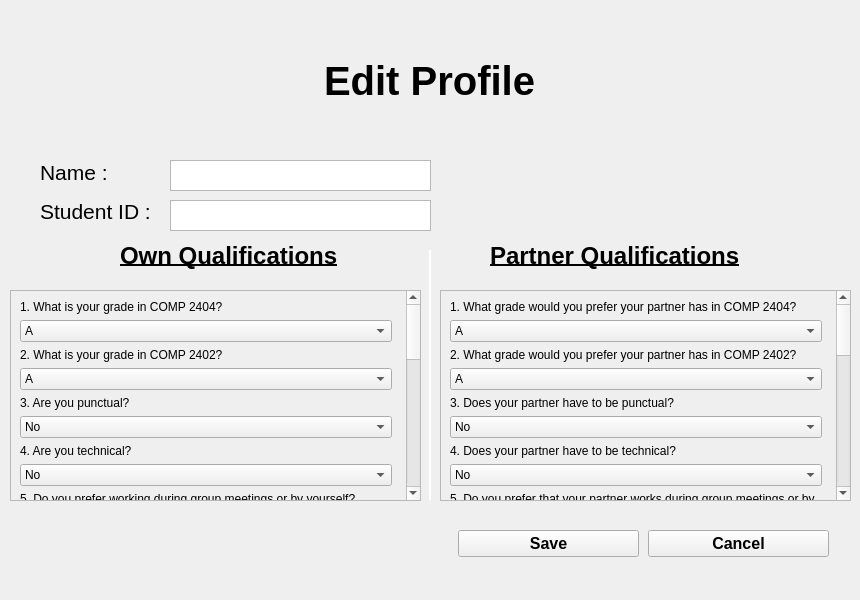
<?xml version="1.0" encoding="UTF-8"?>
<ui version="4.0">
 <class>EditProfilePage</class>
 <widget class="QWidget" name="EditProfilePage">
  <property name="geometry">
   <rect>
    <x>0</x>
    <y>0</y>
    <width>860</width>
    <height>600</height>
   </rect>
  </property>
  <property name="windowTitle">
   <string>Form</string>
  </property>
  <widget class="Line" name="line">
   <property name="geometry">
    <rect>
     <x>420</x>
     <y>250</y>
     <width>20</width>
     <height>251</height>
    </rect>
   </property>
   <property name="palette">
    <palette>
     <active>
      <colorrole role="WindowText">
       <brush brushstyle="SolidPattern">
        <color alpha="255">
         <red>255</red>
         <green>255</green>
         <blue>255</blue>
        </color>
       </brush>
      </colorrole>
      <colorrole role="Button">
       <brush brushstyle="SolidPattern">
        <color alpha="255">
         <red>255</red>
         <green>255</green>
         <blue>255</blue>
        </color>
       </brush>
      </colorrole>
      <colorrole role="Light">
       <brush brushstyle="SolidPattern">
        <color alpha="255">
         <red>255</red>
         <green>255</green>
         <blue>255</blue>
        </color>
       </brush>
      </colorrole>
      <colorrole role="Midlight">
       <brush brushstyle="SolidPattern">
        <color alpha="255">
         <red>255</red>
         <green>255</green>
         <blue>255</blue>
        </color>
       </brush>
      </colorrole>
      <colorrole role="Dark">
       <brush brushstyle="SolidPattern">
        <color alpha="255">
         <red>255</red>
         <green>255</green>
         <blue>255</blue>
        </color>
       </brush>
      </colorrole>
      <colorrole role="Mid">
       <brush brushstyle="SolidPattern">
        <color alpha="255">
         <red>255</red>
         <green>255</green>
         <blue>255</blue>
        </color>
       </brush>
      </colorrole>
      <colorrole role="Text">
       <brush brushstyle="SolidPattern">
        <color alpha="255">
         <red>255</red>
         <green>255</green>
         <blue>255</blue>
        </color>
       </brush>
      </colorrole>
      <colorrole role="BrightText">
       <brush brushstyle="SolidPattern">
        <color alpha="255">
         <red>255</red>
         <green>255</green>
         <blue>255</blue>
        </color>
       </brush>
      </colorrole>
      <colorrole role="ButtonText">
       <brush brushstyle="SolidPattern">
        <color alpha="255">
         <red>255</red>
         <green>255</green>
         <blue>255</blue>
        </color>
       </brush>
      </colorrole>
      <colorrole role="Base">
       <brush brushstyle="SolidPattern">
        <color alpha="255">
         <red>255</red>
         <green>255</green>
         <blue>255</blue>
        </color>
       </brush>
      </colorrole>
      <colorrole role="Window">
       <brush brushstyle="SolidPattern">
        <color alpha="255">
         <red>255</red>
         <green>255</green>
         <blue>255</blue>
        </color>
       </brush>
      </colorrole>
      <colorrole role="Shadow">
       <brush brushstyle="SolidPattern">
        <color alpha="255">
         <red>255</red>
         <green>255</green>
         <blue>255</blue>
        </color>
       </brush>
      </colorrole>
      <colorrole role="AlternateBase">
       <brush brushstyle="SolidPattern">
        <color alpha="255">
         <red>255</red>
         <green>255</green>
         <blue>255</blue>
        </color>
       </brush>
      </colorrole>
      <colorrole role="ToolTipBase">
       <brush brushstyle="SolidPattern">
        <color alpha="255">
         <red>255</red>
         <green>255</green>
         <blue>220</blue>
        </color>
       </brush>
      </colorrole>
      <colorrole role="ToolTipText">
       <brush brushstyle="SolidPattern">
        <color alpha="255">
         <red>255</red>
         <green>255</green>
         <blue>255</blue>
        </color>
       </brush>
      </colorrole>
     </active>
     <inactive>
      <colorrole role="WindowText">
       <brush brushstyle="SolidPattern">
        <color alpha="255">
         <red>255</red>
         <green>255</green>
         <blue>255</blue>
        </color>
       </brush>
      </colorrole>
      <colorrole role="Button">
       <brush brushstyle="SolidPattern">
        <color alpha="255">
         <red>255</red>
         <green>255</green>
         <blue>255</blue>
        </color>
       </brush>
      </colorrole>
      <colorrole role="Light">
       <brush brushstyle="SolidPattern">
        <color alpha="255">
         <red>255</red>
         <green>255</green>
         <blue>255</blue>
        </color>
       </brush>
      </colorrole>
      <colorrole role="Midlight">
       <brush brushstyle="SolidPattern">
        <color alpha="255">
         <red>255</red>
         <green>255</green>
         <blue>255</blue>
        </color>
       </brush>
      </colorrole>
      <colorrole role="Dark">
       <brush brushstyle="SolidPattern">
        <color alpha="255">
         <red>255</red>
         <green>255</green>
         <blue>255</blue>
        </color>
       </brush>
      </colorrole>
      <colorrole role="Mid">
       <brush brushstyle="SolidPattern">
        <color alpha="255">
         <red>255</red>
         <green>255</green>
         <blue>255</blue>
        </color>
       </brush>
      </colorrole>
      <colorrole role="Text">
       <brush brushstyle="SolidPattern">
        <color alpha="255">
         <red>255</red>
         <green>255</green>
         <blue>255</blue>
        </color>
       </brush>
      </colorrole>
      <colorrole role="BrightText">
       <brush brushstyle="SolidPattern">
        <color alpha="255">
         <red>255</red>
         <green>255</green>
         <blue>255</blue>
        </color>
       </brush>
      </colorrole>
      <colorrole role="ButtonText">
       <brush brushstyle="SolidPattern">
        <color alpha="255">
         <red>255</red>
         <green>255</green>
         <blue>255</blue>
        </color>
       </brush>
      </colorrole>
      <colorrole role="Base">
       <brush brushstyle="SolidPattern">
        <color alpha="255">
         <red>255</red>
         <green>255</green>
         <blue>255</blue>
        </color>
       </brush>
      </colorrole>
      <colorrole role="Window">
       <brush brushstyle="SolidPattern">
        <color alpha="255">
         <red>255</red>
         <green>255</green>
         <blue>255</blue>
        </color>
       </brush>
      </colorrole>
      <colorrole role="Shadow">
       <brush brushstyle="SolidPattern">
        <color alpha="255">
         <red>255</red>
         <green>255</green>
         <blue>255</blue>
        </color>
       </brush>
      </colorrole>
      <colorrole role="AlternateBase">
       <brush brushstyle="SolidPattern">
        <color alpha="255">
         <red>255</red>
         <green>255</green>
         <blue>255</blue>
        </color>
       </brush>
      </colorrole>
      <colorrole role="ToolTipBase">
       <brush brushstyle="SolidPattern">
        <color alpha="255">
         <red>255</red>
         <green>255</green>
         <blue>220</blue>
        </color>
       </brush>
      </colorrole>
      <colorrole role="ToolTipText">
       <brush brushstyle="SolidPattern">
        <color alpha="255">
         <red>255</red>
         <green>255</green>
         <blue>255</blue>
        </color>
       </brush>
      </colorrole>
     </inactive>
     <disabled>
      <colorrole role="WindowText">
       <brush brushstyle="SolidPattern">
        <color alpha="255">
         <red>255</red>
         <green>255</green>
         <blue>255</blue>
        </color>
       </brush>
      </colorrole>
      <colorrole role="Button">
       <brush brushstyle="SolidPattern">
        <color alpha="255">
         <red>255</red>
         <green>255</green>
         <blue>255</blue>
        </color>
       </brush>
      </colorrole>
      <colorrole role="Light">
       <brush brushstyle="SolidPattern">
        <color alpha="255">
         <red>255</red>
         <green>255</green>
         <blue>255</blue>
        </color>
       </brush>
      </colorrole>
      <colorrole role="Midlight">
       <brush brushstyle="SolidPattern">
        <color alpha="255">
         <red>255</red>
         <green>255</green>
         <blue>255</blue>
        </color>
       </brush>
      </colorrole>
      <colorrole role="Dark">
       <brush brushstyle="SolidPattern">
        <color alpha="255">
         <red>255</red>
         <green>255</green>
         <blue>255</blue>
        </color>
       </brush>
      </colorrole>
      <colorrole role="Mid">
       <brush brushstyle="SolidPattern">
        <color alpha="255">
         <red>255</red>
         <green>255</green>
         <blue>255</blue>
        </color>
       </brush>
      </colorrole>
      <colorrole role="Text">
       <brush brushstyle="SolidPattern">
        <color alpha="255">
         <red>255</red>
         <green>255</green>
         <blue>255</blue>
        </color>
       </brush>
      </colorrole>
      <colorrole role="BrightText">
       <brush brushstyle="SolidPattern">
        <color alpha="255">
         <red>255</red>
         <green>255</green>
         <blue>255</blue>
        </color>
       </brush>
      </colorrole>
      <colorrole role="ButtonText">
       <brush brushstyle="SolidPattern">
        <color alpha="255">
         <red>255</red>
         <green>255</green>
         <blue>255</blue>
        </color>
       </brush>
      </colorrole>
      <colorrole role="Base">
       <brush brushstyle="SolidPattern">
        <color alpha="255">
         <red>255</red>
         <green>255</green>
         <blue>255</blue>
        </color>
       </brush>
      </colorrole>
      <colorrole role="Window">
       <brush brushstyle="SolidPattern">
        <color alpha="255">
         <red>255</red>
         <green>255</green>
         <blue>255</blue>
        </color>
       </brush>
      </colorrole>
      <colorrole role="Shadow">
       <brush brushstyle="SolidPattern">
        <color alpha="255">
         <red>255</red>
         <green>255</green>
         <blue>255</blue>
        </color>
       </brush>
      </colorrole>
      <colorrole role="AlternateBase">
       <brush brushstyle="SolidPattern">
        <color alpha="255">
         <red>255</red>
         <green>255</green>
         <blue>255</blue>
        </color>
       </brush>
      </colorrole>
      <colorrole role="ToolTipBase">
       <brush brushstyle="SolidPattern">
        <color alpha="255">
         <red>255</red>
         <green>255</green>
         <blue>220</blue>
        </color>
       </brush>
      </colorrole>
      <colorrole role="ToolTipText">
       <brush brushstyle="SolidPattern">
        <color alpha="255">
         <red>255</red>
         <green>255</green>
         <blue>255</blue>
        </color>
       </brush>
      </colorrole>
     </disabled>
    </palette>
   </property>
   <property name="orientation">
    <enum>Qt::Vertical</enum>
   </property>
  </widget>
  <widget class="QScrollArea" name="scrollArea_2">
   <property name="geometry">
    <rect>
     <x>10</x>
     <y>290</y>
     <width>411</width>
     <height>211</height>
    </rect>
   </property>
   <property name="widgetResizable">
    <bool>true</bool>
   </property>
   <widget class="QWidget" name="scrollAreaWidgetContents_2">
    <property name="geometry">
     <rect>
      <x>0</x>
      <y>0</y>
      <width>390</width>
      <height>859</height>
     </rect>
    </property>
    <property name="maximumSize">
     <size>
      <width>390</width>
      <height>16777215</height>
     </size>
    </property>
    <layout class="QVBoxLayout" name="verticalLayout">
     <item>
      <widget class="QLabel" name="label_24">
       <property name="text">
        <string>1. What is your grade in COMP 2404?</string>
       </property>
       <property name="wordWrap">
        <bool>true</bool>
       </property>
      </widget>
     </item>
     <item>
      <widget class="QComboBox" name="own">
       <item>
        <property name="text">
         <string>A</string>
        </property>
       </item>
       <item>
        <property name="text">
         <string>B</string>
        </property>
       </item>
       <item>
        <property name="text">
         <string>C</string>
        </property>
       </item>
       <item>
        <property name="text">
         <string>D</string>
        </property>
       </item>
      </widget>
     </item>
     <item>
      <widget class="QLabel" name="label_26">
       <property name="text">
        <string>2. What is your grade in COMP 2402?</string>
       </property>
       <property name="wordWrap">
        <bool>true</bool>
       </property>
      </widget>
     </item>
     <item>
      <widget class="QComboBox" name="own_2">
       <item>
        <property name="text">
         <string>A</string>
        </property>
       </item>
       <item>
        <property name="text">
         <string>B</string>
        </property>
       </item>
       <item>
        <property name="text">
         <string>C</string>
        </property>
       </item>
       <item>
        <property name="text">
         <string>D</string>
        </property>
       </item>
      </widget>
     </item>
     <item>
      <widget class="QLabel" name="label_33">
       <property name="text">
        <string>3. Are you punctual?</string>
       </property>
       <property name="wordWrap">
        <bool>true</bool>
       </property>
      </widget>
     </item>
     <item>
      <widget class="QComboBox" name="own_3">
       <item>
        <property name="text">
         <string>No</string>
        </property>
       </item>
       <item>
        <property name="text">
         <string>Yes</string>
        </property>
       </item>
      </widget>
     </item>
     <item>
      <widget class="QLabel" name="label_36">
       <property name="text">
        <string>4. Are you technical?</string>
       </property>
       <property name="wordWrap">
        <bool>true</bool>
       </property>
      </widget>
     </item>
     <item>
      <widget class="QComboBox" name="own_4">
       <item>
        <property name="text">
         <string>No</string>
        </property>
       </item>
       <item>
        <property name="text">
         <string>Yes</string>
        </property>
       </item>
      </widget>
     </item>
     <item>
      <widget class="QLabel" name="label_35">
       <property name="text">
        <string>5. Do you prefer working during group meetings or by yourself?</string>
       </property>
       <property name="wordWrap">
        <bool>true</bool>
       </property>
      </widget>
     </item>
     <item>
      <widget class="QComboBox" name="own_5">
       <item>
        <property name="text">
         <string>By myself</string>
        </property>
       </item>
       <item>
        <property name="text">
         <string>Sometimes by myself and sometimes with the gorup</string>
        </property>
       </item>
       <item>
        <property name="text">
         <string>With the group</string>
        </property>
       </item>
      </widget>
     </item>
     <item>
      <widget class="QLabel" name="label_34">
       <property name="text">
        <string>6. How many hours per week do you usually dedicate for school work?</string>
       </property>
       <property name="wordWrap">
        <bool>true</bool>
       </property>
      </widget>
     </item>
     <item>
      <widget class="QComboBox" name="own_6">
       <item>
        <property name="text">
         <string>1-3 hours per week</string>
        </property>
       </item>
       <item>
        <property name="text">
         <string>4-7 hours per week</string>
        </property>
       </item>
       <item>
        <property name="text">
         <string>8 or more hours per week</string>
        </property>
       </item>
      </widget>
     </item>
     <item>
      <widget class="QLabel" name="label_37">
       <property name="text">
        <string>7. How flexible are you in handling emergency situations (e.g. doing other team member's work in case of emergency)?</string>
       </property>
       <property name="wordWrap">
        <bool>true</bool>
       </property>
      </widget>
     </item>
     <item>
      <widget class="QComboBox" name="own_7">
       <item>
        <property name="text">
         <string>Very inflexible</string>
        </property>
       </item>
       <item>
        <property name="text">
         <string>Somewhat inflexible</string>
        </property>
       </item>
       <item>
        <property name="text">
         <string>Neither flexible nor inflexible</string>
        </property>
       </item>
       <item>
        <property name="text">
         <string>Somewhat flexible</string>
        </property>
       </item>
       <item>
        <property name="text">
         <string>Very flexible</string>
        </property>
       </item>
      </widget>
     </item>
     <item>
      <widget class="QLabel" name="label_38">
       <property name="text">
        <string>8. What grade are you aiming for in this course?</string>
       </property>
       <property name="wordWrap">
        <bool>true</bool>
       </property>
      </widget>
     </item>
     <item>
      <widget class="QComboBox" name="own_8">
       <item>
        <property name="text">
         <string>A</string>
        </property>
       </item>
       <item>
        <property name="text">
         <string>B</string>
        </property>
       </item>
       <item>
        <property name="text">
         <string>C</string>
        </property>
       </item>
       <item>
        <property name="text">
         <string>D</string>
        </property>
       </item>
      </widget>
     </item>
     <item>
      <widget class="QLabel" name="label_39">
       <property name="text">
        <string>9. During group meetings, how strict are you when it comes to discussion topics? (i.e. is it alright to discuss nonrelated project topics?)</string>
       </property>
       <property name="wordWrap">
        <bool>true</bool>
       </property>
      </widget>
     </item>
     <item>
      <widget class="QComboBox" name="own_9">
       <item>
        <property name="text">
         <string>Not at all strict</string>
        </property>
       </item>
       <item>
        <property name="text">
         <string>Somewhat strict</string>
        </property>
       </item>
       <item>
        <property name="text">
         <string>Very strict</string>
        </property>
       </item>
      </widget>
     </item>
     <item>
      <widget class="QLabel" name="label_40">
       <property name="text">
        <string>10. Would you prefer being a group leader?</string>
       </property>
       <property name="wordWrap">
        <bool>true</bool>
       </property>
      </widget>
     </item>
     <item>
      <widget class="QComboBox" name="own_10">
       <item>
        <property name="text">
         <string>No</string>
        </property>
       </item>
       <item>
        <property name="text">
         <string>Yes</string>
        </property>
       </item>
      </widget>
     </item>
     <item>
      <widget class="QLabel" name="label_41">
       <property name="text">
        <string>11. Would you mind meeting with the group on weekends?</string>
       </property>
       <property name="wordWrap">
        <bool>true</bool>
       </property>
      </widget>
     </item>
     <item>
      <widget class="QComboBox" name="own_11">
       <item>
        <property name="text">
         <string>No</string>
        </property>
       </item>
       <item>
        <property name="text">
         <string>Yes</string>
        </property>
       </item>
      </widget>
     </item>
     <item>
      <widget class="QLabel" name="label_42">
       <property name="text">
        <string>12. How many courses are you currently taking?</string>
       </property>
       <property name="wordWrap">
        <bool>true</bool>
       </property>
      </widget>
     </item>
     <item>
      <widget class="QComboBox" name="own_12">
       <item>
        <property name="text">
         <string>1</string>
        </property>
       </item>
       <item>
        <property name="text">
         <string>2</string>
        </property>
       </item>
       <item>
        <property name="text">
         <string>3</string>
        </property>
       </item>
       <item>
        <property name="text">
         <string>4</string>
        </property>
       </item>
       <item>
        <property name="text">
         <string>5 or more</string>
        </property>
       </item>
      </widget>
     </item>
     <item>
      <widget class="QLabel" name="label_43">
       <property name="text">
        <string>13. How many personal projects have you worked on?</string>
       </property>
       <property name="wordWrap">
        <bool>true</bool>
       </property>
      </widget>
     </item>
     <item>
      <widget class="QComboBox" name="own_13">
       <item>
        <property name="text">
         <string>3 or less</string>
        </property>
       </item>
       <item>
        <property name="text">
         <string>more than 3</string>
        </property>
       </item>
      </widget>
     </item>
    </layout>
   </widget>
  </widget>
  <widget class="QPushButton" name="pushButton">
   <property name="geometry">
    <rect>
     <x>458</x>
     <y>530</y>
     <width>181</width>
     <height>27</height>
    </rect>
   </property>
   <property name="font">
    <font>
     <pointsize>12</pointsize>
     <weight>75</weight>
     <bold>true</bold>
    </font>
   </property>
   <property name="text">
    <string>Save</string>
   </property>
  </widget>
  <widget class="QPushButton" name="pushButton_2">
   <property name="geometry">
    <rect>
     <x>648</x>
     <y>530</y>
     <width>181</width>
     <height>27</height>
    </rect>
   </property>
   <property name="font">
    <font>
     <pointsize>12</pointsize>
     <weight>75</weight>
     <bold>true</bold>
    </font>
   </property>
   <property name="text">
    <string>Cancel</string>
   </property>
  </widget>
  <widget class="QScrollArea" name="scrollArea_3">
   <property name="geometry">
    <rect>
     <x>440</x>
     <y>290</y>
     <width>411</width>
     <height>211</height>
    </rect>
   </property>
   <property name="horizontalScrollBarPolicy">
    <enum>Qt::ScrollBarAsNeeded</enum>
   </property>
   <property name="widgetResizable">
    <bool>true</bool>
   </property>
   <widget class="QWidget" name="scrollAreaWidgetContents_3">
    <property name="geometry">
     <rect>
      <x>0</x>
      <y>0</y>
      <width>390</width>
      <height>927</height>
     </rect>
    </property>
    <property name="maximumSize">
     <size>
      <width>390</width>
      <height>16777215</height>
     </size>
    </property>
    <layout class="QVBoxLayout" name="verticalLayout_2">
     <item>
      <widget class="QLabel" name="label_25">
       <property name="text">
        <string>1. What grade would you prefer your partner has in COMP 2404?</string>
       </property>
       <property name="wordWrap">
        <bool>true</bool>
       </property>
      </widget>
     </item>
     <item>
      <widget class="QComboBox" name="partner">
       <item>
        <property name="text">
         <string>A</string>
        </property>
       </item>
       <item>
        <property name="text">
         <string>B</string>
        </property>
       </item>
       <item>
        <property name="text">
         <string>C</string>
        </property>
       </item>
       <item>
        <property name="text">
         <string>D</string>
        </property>
       </item>
      </widget>
     </item>
     <item>
      <widget class="QLabel" name="label_27">
       <property name="text">
        <string>2. What grade would you prefer your partner has in COMP 2402?</string>
       </property>
       <property name="wordWrap">
        <bool>true</bool>
       </property>
      </widget>
     </item>
     <item>
      <widget class="QComboBox" name="partner_2">
       <item>
        <property name="text">
         <string>A</string>
        </property>
       </item>
       <item>
        <property name="text">
         <string>B</string>
        </property>
       </item>
       <item>
        <property name="text">
         <string>C</string>
        </property>
       </item>
       <item>
        <property name="text">
         <string>D</string>
        </property>
       </item>
      </widget>
     </item>
     <item>
      <widget class="QLabel" name="label_44">
       <property name="text">
        <string>3. Does your partner have to be punctual?</string>
       </property>
       <property name="wordWrap">
        <bool>true</bool>
       </property>
      </widget>
     </item>
     <item>
      <widget class="QComboBox" name="partner_3">
       <item>
        <property name="text">
         <string>No</string>
        </property>
       </item>
       <item>
        <property name="text">
         <string>Yes</string>
        </property>
       </item>
      </widget>
     </item>
     <item>
      <widget class="QLabel" name="label_45">
       <property name="text">
        <string>4. Does your partner have to be technical?</string>
       </property>
       <property name="wordWrap">
        <bool>true</bool>
       </property>
      </widget>
     </item>
     <item>
      <widget class="QComboBox" name="partner_4">
       <item>
        <property name="text">
         <string>No</string>
        </property>
       </item>
       <item>
        <property name="text">
         <string>Yes</string>
        </property>
       </item>
      </widget>
     </item>
     <item>
      <widget class="QLabel" name="label_46">
       <property name="text">
        <string>5. Do you prefer that your partner works during group meetings or by themselves?</string>
       </property>
       <property name="wordWrap">
        <bool>true</bool>
       </property>
      </widget>
     </item>
     <item>
      <widget class="QComboBox" name="partner_5">
       <item>
        <property name="text">
         <string>By themselves</string>
        </property>
       </item>
       <item>
        <property name="text">
         <string>Sometimes by  themselves and sometimes with the gorup</string>
        </property>
       </item>
       <item>
        <property name="text">
         <string>With the group</string>
        </property>
       </item>
      </widget>
     </item>
     <item>
      <widget class="QLabel" name="label_47">
       <property name="text">
        <string>6. How many hours per week do you prefer that your partner dedicates for school work?</string>
       </property>
       <property name="wordWrap">
        <bool>true</bool>
       </property>
      </widget>
     </item>
     <item>
      <widget class="QComboBox" name="partner_6">
       <item>
        <property name="text">
         <string>1-3 hours per week</string>
        </property>
       </item>
       <item>
        <property name="text">
         <string>4-7 hours per week</string>
        </property>
       </item>
       <item>
        <property name="text">
         <string>8 or more hours per week</string>
        </property>
       </item>
      </widget>
     </item>
     <item>
      <widget class="QLabel" name="label_48">
       <property name="text">
        <string>7. How flexible should your partner be in handling emergency situations?</string>
       </property>
       <property name="wordWrap">
        <bool>true</bool>
       </property>
      </widget>
     </item>
     <item>
      <widget class="QComboBox" name="partner_7">
       <item>
        <property name="text">
         <string>Very inflexible</string>
        </property>
       </item>
       <item>
        <property name="text">
         <string>Somewhat inflexible</string>
        </property>
       </item>
       <item>
        <property name="text">
         <string>Neither flexible nor inflexible</string>
        </property>
       </item>
       <item>
        <property name="text">
         <string>Somewhat flexible</string>
        </property>
       </item>
       <item>
        <property name="text">
         <string>Very flexible</string>
        </property>
       </item>
      </widget>
     </item>
     <item>
      <widget class="QLabel" name="label_49">
       <property name="text">
        <string>8. What is the minimum grade that you prefer your partner to be aiming for in this course?</string>
       </property>
       <property name="wordWrap">
        <bool>true</bool>
       </property>
      </widget>
     </item>
     <item>
      <widget class="QComboBox" name="partner_8">
       <item>
        <property name="text">
         <string>A</string>
        </property>
       </item>
       <item>
        <property name="text">
         <string>B</string>
        </property>
       </item>
       <item>
        <property name="text">
         <string>C</string>
        </property>
       </item>
       <item>
        <property name="text">
         <string>D</string>
        </property>
       </item>
      </widget>
     </item>
     <item>
      <widget class="QLabel" name="label_50">
       <property name="text">
        <string>9. During group meetings, how strict should your partner be when it comes to discussion topics?</string>
       </property>
       <property name="wordWrap">
        <bool>true</bool>
       </property>
      </widget>
     </item>
     <item>
      <widget class="QComboBox" name="partner_9">
       <item>
        <property name="text">
         <string>Not at all strict</string>
        </property>
       </item>
       <item>
        <property name="text">
         <string>Somewhat strict</string>
        </property>
       </item>
       <item>
        <property name="text">
         <string>Very strict</string>
        </property>
       </item>
      </widget>
     </item>
     <item>
      <widget class="QLabel" name="label_51">
       <property name="text">
        <string>10. Would you prefer that your partner takes group leadership?</string>
       </property>
       <property name="wordWrap">
        <bool>true</bool>
       </property>
      </widget>
     </item>
     <item>
      <widget class="QComboBox" name="partner_10">
       <item>
        <property name="text">
         <string>No</string>
        </property>
       </item>
       <item>
        <property name="text">
         <string>Yes</string>
        </property>
       </item>
      </widget>
     </item>
     <item>
      <widget class="QLabel" name="label_52">
       <property name="text">
        <string>11. Would you prefer that your partner is capable of meeting on weekends?</string>
       </property>
       <property name="wordWrap">
        <bool>true</bool>
       </property>
      </widget>
     </item>
     <item>
      <widget class="QComboBox" name="partner_11">
       <item>
        <property name="text">
         <string>No</string>
        </property>
       </item>
       <item>
        <property name="text">
         <string>Yes</string>
        </property>
       </item>
      </widget>
     </item>
     <item>
      <widget class="QLabel" name="label_53">
       <property name="text">
        <string>12. How many courses would you prefer that your partner is currently taking?</string>
       </property>
       <property name="wordWrap">
        <bool>true</bool>
       </property>
      </widget>
     </item>
     <item>
      <widget class="QComboBox" name="partner_12">
       <item>
        <property name="text">
         <string>1</string>
        </property>
       </item>
       <item>
        <property name="text">
         <string>2</string>
        </property>
       </item>
       <item>
        <property name="text">
         <string>3</string>
        </property>
       </item>
       <item>
        <property name="text">
         <string>4</string>
        </property>
       </item>
       <item>
        <property name="text">
         <string>5 or more</string>
        </property>
       </item>
      </widget>
     </item>
     <item>
      <widget class="QLabel" name="label_54">
       <property name="text">
        <string>13. How many personal projects do you prefer your partner has worked on?</string>
       </property>
       <property name="wordWrap">
        <bool>true</bool>
       </property>
      </widget>
     </item>
     <item>
      <widget class="QComboBox" name="partner_13">
       <item>
        <property name="text">
         <string>3 or less</string>
        </property>
       </item>
       <item>
        <property name="text">
         <string>more than 3</string>
        </property>
       </item>
      </widget>
     </item>
    </layout>
   </widget>
  </widget>
  <widget class="QWidget" name="verticalLayoutWidget_2">
   <property name="geometry">
    <rect>
     <x>10</x>
     <y>10</y>
     <width>841</width>
     <height>141</height>
    </rect>
   </property>
   <layout class="QVBoxLayout" name="verticalLayout_3">
    <item alignment="Qt::AlignHCenter">
     <widget class="QLabel" name="label_5">
      <property name="font">
       <font>
        <pointsize>30</pointsize>
        <weight>75</weight>
        <bold>true</bold>
       </font>
      </property>
      <property name="text">
       <string>Edit Profile</string>
      </property>
     </widget>
    </item>
   </layout>
  </widget>
  <widget class="QLabel" name="label_3">
   <property name="geometry">
    <rect>
     <x>120</x>
     <y>240</y>
     <width>221</width>
     <height>31</height>
    </rect>
   </property>
   <property name="font">
    <font>
     <pointsize>18</pointsize>
     <weight>75</weight>
     <bold>true</bold>
     <underline>true</underline>
    </font>
   </property>
   <property name="text">
    <string>Own Qualifications</string>
   </property>
  </widget>
  <widget class="QLabel" name="label_4">
   <property name="geometry">
    <rect>
     <x>490</x>
     <y>240</y>
     <width>261</width>
     <height>31</height>
    </rect>
   </property>
   <property name="font">
    <font>
     <pointsize>18</pointsize>
     <weight>75</weight>
     <bold>true</bold>
     <underline>true</underline>
    </font>
   </property>
   <property name="text">
    <string>Partner Qualifications</string>
   </property>
  </widget>
  <widget class="QLabel" name="studentIdLabel">
   <property name="geometry">
    <rect>
     <x>40</x>
     <y>200</y>
     <width>112</width>
     <height>22</height>
    </rect>
   </property>
   <property name="font">
    <font>
     <pointsize>16</pointsize>
    </font>
   </property>
   <property name="text">
    <string>Student ID :</string>
   </property>
  </widget>
  <widget class="QTextEdit" name="nameTextEdit">
   <property name="geometry">
    <rect>
     <x>170</x>
     <y>160</y>
     <width>261</width>
     <height>31</height>
    </rect>
   </property>
  </widget>
  <widget class="QLabel" name="nameLabel">
   <property name="geometry">
    <rect>
     <x>40</x>
     <y>160</y>
     <width>67</width>
     <height>24</height>
    </rect>
   </property>
   <property name="font">
    <font>
     <pointsize>16</pointsize>
    </font>
   </property>
   <property name="text">
    <string>Name :</string>
   </property>
  </widget>
  <widget class="QTextEdit" name="studentIDTextEdit">
   <property name="geometry">
    <rect>
     <x>170</x>
     <y>200</y>
     <width>261</width>
     <height>31</height>
    </rect>
   </property>
  </widget>
  <widget class="QLabel" name="errorLabel">
   <property name="geometry">
    <rect>
     <x>170</x>
     <y>140</y>
     <width>311</width>
     <height>20</height>
    </rect>
   </property>
   <property name="palette">
    <palette>
     <active>
      <colorrole role="WindowText">
       <brush brushstyle="SolidPattern">
        <color alpha="255">
         <red>170</red>
         <green>0</green>
         <blue>0</blue>
        </color>
       </brush>
      </colorrole>
      <colorrole role="Button">
       <brush brushstyle="SolidPattern">
        <color alpha="255">
         <red>181</red>
         <green>7</green>
         <blue>10</blue>
        </color>
       </brush>
      </colorrole>
      <colorrole role="Light">
       <brush brushstyle="SolidPattern">
        <color alpha="255">
         <red>255</red>
         <green>26</green>
         <blue>30</blue>
        </color>
       </brush>
      </colorrole>
      <colorrole role="Midlight">
       <brush brushstyle="SolidPattern">
        <color alpha="255">
         <red>218</red>
         <green>16</green>
         <blue>20</blue>
        </color>
       </brush>
      </colorrole>
      <colorrole role="Dark">
       <brush brushstyle="SolidPattern">
        <color alpha="255">
         <red>90</red>
         <green>3</green>
         <blue>5</blue>
        </color>
       </brush>
      </colorrole>
      <colorrole role="Mid">
       <brush brushstyle="SolidPattern">
        <color alpha="255">
         <red>121</red>
         <green>4</green>
         <blue>6</blue>
        </color>
       </brush>
      </colorrole>
      <colorrole role="Text">
       <brush brushstyle="SolidPattern">
        <color alpha="255">
         <red>170</red>
         <green>0</green>
         <blue>0</blue>
        </color>
       </brush>
      </colorrole>
      <colorrole role="BrightText">
       <brush brushstyle="SolidPattern">
        <color alpha="255">
         <red>255</red>
         <green>255</green>
         <blue>255</blue>
        </color>
       </brush>
      </colorrole>
      <colorrole role="ButtonText">
       <brush brushstyle="SolidPattern">
        <color alpha="255">
         <red>0</red>
         <green>0</green>
         <blue>0</blue>
        </color>
       </brush>
      </colorrole>
      <colorrole role="Base">
       <brush brushstyle="SolidPattern">
        <color alpha="255">
         <red>255</red>
         <green>255</green>
         <blue>255</blue>
        </color>
       </brush>
      </colorrole>
      <colorrole role="Window">
       <brush brushstyle="SolidPattern">
        <color alpha="255">
         <red>181</red>
         <green>7</green>
         <blue>10</blue>
        </color>
       </brush>
      </colorrole>
      <colorrole role="Shadow">
       <brush brushstyle="SolidPattern">
        <color alpha="255">
         <red>0</red>
         <green>0</green>
         <blue>0</blue>
        </color>
       </brush>
      </colorrole>
      <colorrole role="AlternateBase">
       <brush brushstyle="SolidPattern">
        <color alpha="255">
         <red>218</red>
         <green>131</green>
         <blue>132</blue>
        </color>
       </brush>
      </colorrole>
      <colorrole role="ToolTipBase">
       <brush brushstyle="SolidPattern">
        <color alpha="255">
         <red>255</red>
         <green>255</green>
         <blue>220</blue>
        </color>
       </brush>
      </colorrole>
      <colorrole role="ToolTipText">
       <brush brushstyle="SolidPattern">
        <color alpha="255">
         <red>0</red>
         <green>0</green>
         <blue>0</blue>
        </color>
       </brush>
      </colorrole>
     </active>
     <inactive>
      <colorrole role="WindowText">
       <brush brushstyle="SolidPattern">
        <color alpha="255">
         <red>170</red>
         <green>0</green>
         <blue>0</blue>
        </color>
       </brush>
      </colorrole>
      <colorrole role="Button">
       <brush brushstyle="SolidPattern">
        <color alpha="255">
         <red>181</red>
         <green>7</green>
         <blue>10</blue>
        </color>
       </brush>
      </colorrole>
      <colorrole role="Light">
       <brush brushstyle="SolidPattern">
        <color alpha="255">
         <red>255</red>
         <green>26</green>
         <blue>30</blue>
        </color>
       </brush>
      </colorrole>
      <colorrole role="Midlight">
       <brush brushstyle="SolidPattern">
        <color alpha="255">
         <red>218</red>
         <green>16</green>
         <blue>20</blue>
        </color>
       </brush>
      </colorrole>
      <colorrole role="Dark">
       <brush brushstyle="SolidPattern">
        <color alpha="255">
         <red>90</red>
         <green>3</green>
         <blue>5</blue>
        </color>
       </brush>
      </colorrole>
      <colorrole role="Mid">
       <brush brushstyle="SolidPattern">
        <color alpha="255">
         <red>121</red>
         <green>4</green>
         <blue>6</blue>
        </color>
       </brush>
      </colorrole>
      <colorrole role="Text">
       <brush brushstyle="SolidPattern">
        <color alpha="255">
         <red>170</red>
         <green>0</green>
         <blue>0</blue>
        </color>
       </brush>
      </colorrole>
      <colorrole role="BrightText">
       <brush brushstyle="SolidPattern">
        <color alpha="255">
         <red>255</red>
         <green>255</green>
         <blue>255</blue>
        </color>
       </brush>
      </colorrole>
      <colorrole role="ButtonText">
       <brush brushstyle="SolidPattern">
        <color alpha="255">
         <red>0</red>
         <green>0</green>
         <blue>0</blue>
        </color>
       </brush>
      </colorrole>
      <colorrole role="Base">
       <brush brushstyle="SolidPattern">
        <color alpha="255">
         <red>255</red>
         <green>255</green>
         <blue>255</blue>
        </color>
       </brush>
      </colorrole>
      <colorrole role="Window">
       <brush brushstyle="SolidPattern">
        <color alpha="255">
         <red>181</red>
         <green>7</green>
         <blue>10</blue>
        </color>
       </brush>
      </colorrole>
      <colorrole role="Shadow">
       <brush brushstyle="SolidPattern">
        <color alpha="255">
         <red>0</red>
         <green>0</green>
         <blue>0</blue>
        </color>
       </brush>
      </colorrole>
      <colorrole role="AlternateBase">
       <brush brushstyle="SolidPattern">
        <color alpha="255">
         <red>218</red>
         <green>131</green>
         <blue>132</blue>
        </color>
       </brush>
      </colorrole>
      <colorrole role="ToolTipBase">
       <brush brushstyle="SolidPattern">
        <color alpha="255">
         <red>255</red>
         <green>255</green>
         <blue>220</blue>
        </color>
       </brush>
      </colorrole>
      <colorrole role="ToolTipText">
       <brush brushstyle="SolidPattern">
        <color alpha="255">
         <red>0</red>
         <green>0</green>
         <blue>0</blue>
        </color>
       </brush>
      </colorrole>
     </inactive>
     <disabled>
      <colorrole role="WindowText">
       <brush brushstyle="SolidPattern">
        <color alpha="255">
         <red>90</red>
         <green>3</green>
         <blue>5</blue>
        </color>
       </brush>
      </colorrole>
      <colorrole role="Button">
       <brush brushstyle="SolidPattern">
        <color alpha="255">
         <red>181</red>
         <green>7</green>
         <blue>10</blue>
        </color>
       </brush>
      </colorrole>
      <colorrole role="Light">
       <brush brushstyle="SolidPattern">
        <color alpha="255">
         <red>255</red>
         <green>26</green>
         <blue>30</blue>
        </color>
       </brush>
      </colorrole>
      <colorrole role="Midlight">
       <brush brushstyle="SolidPattern">
        <color alpha="255">
         <red>218</red>
         <green>16</green>
         <blue>20</blue>
        </color>
       </brush>
      </colorrole>
      <colorrole role="Dark">
       <brush brushstyle="SolidPattern">
        <color alpha="255">
         <red>90</red>
         <green>3</green>
         <blue>5</blue>
        </color>
       </brush>
      </colorrole>
      <colorrole role="Mid">
       <brush brushstyle="SolidPattern">
        <color alpha="255">
         <red>121</red>
         <green>4</green>
         <blue>6</blue>
        </color>
       </brush>
      </colorrole>
      <colorrole role="Text">
       <brush brushstyle="SolidPattern">
        <color alpha="255">
         <red>90</red>
         <green>3</green>
         <blue>5</blue>
        </color>
       </brush>
      </colorrole>
      <colorrole role="BrightText">
       <brush brushstyle="SolidPattern">
        <color alpha="255">
         <red>255</red>
         <green>255</green>
         <blue>255</blue>
        </color>
       </brush>
      </colorrole>
      <colorrole role="ButtonText">
       <brush brushstyle="SolidPattern">
        <color alpha="255">
         <red>90</red>
         <green>3</green>
         <blue>5</blue>
        </color>
       </brush>
      </colorrole>
      <colorrole role="Base">
       <brush brushstyle="SolidPattern">
        <color alpha="255">
         <red>181</red>
         <green>7</green>
         <blue>10</blue>
        </color>
       </brush>
      </colorrole>
      <colorrole role="Window">
       <brush brushstyle="SolidPattern">
        <color alpha="255">
         <red>181</red>
         <green>7</green>
         <blue>10</blue>
        </color>
       </brush>
      </colorrole>
      <colorrole role="Shadow">
       <brush brushstyle="SolidPattern">
        <color alpha="255">
         <red>0</red>
         <green>0</green>
         <blue>0</blue>
        </color>
       </brush>
      </colorrole>
      <colorrole role="AlternateBase">
       <brush brushstyle="SolidPattern">
        <color alpha="255">
         <red>181</red>
         <green>7</green>
         <blue>10</blue>
        </color>
       </brush>
      </colorrole>
      <colorrole role="ToolTipBase">
       <brush brushstyle="SolidPattern">
        <color alpha="255">
         <red>255</red>
         <green>255</green>
         <blue>220</blue>
        </color>
       </brush>
      </colorrole>
      <colorrole role="ToolTipText">
       <brush brushstyle="SolidPattern">
        <color alpha="255">
         <red>0</red>
         <green>0</green>
         <blue>0</blue>
        </color>
       </brush>
      </colorrole>
     </disabled>
    </palette>
   </property>
   <property name="text">
    <string/>
   </property>
   <property name="alignment">
    <set>Qt::AlignLeading|Qt::AlignLeft|Qt::AlignVCenter</set>
   </property>
  </widget>
 </widget>
 <resources/>
 <connections/>
</ui>
